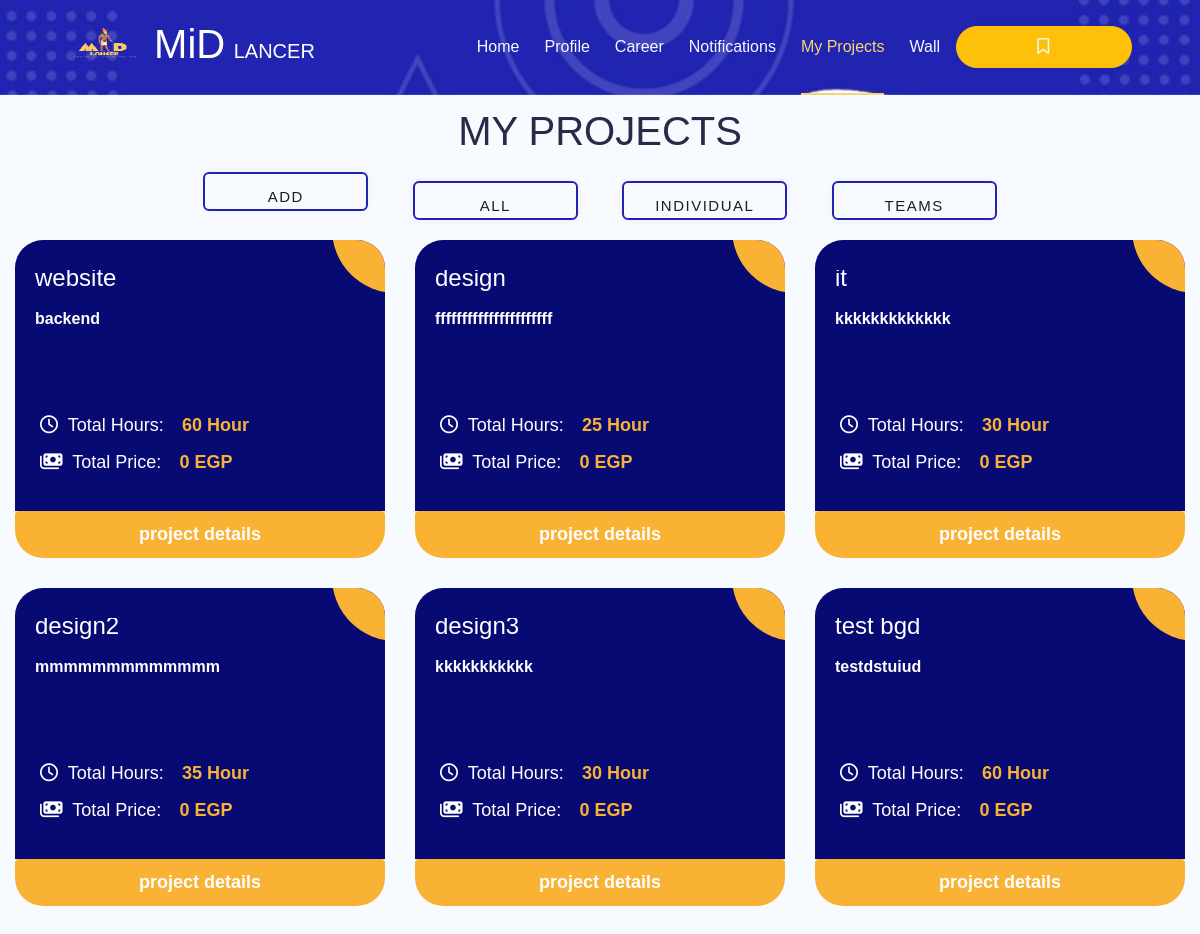
The app's page /my_projects_client.php (signed in), older data.
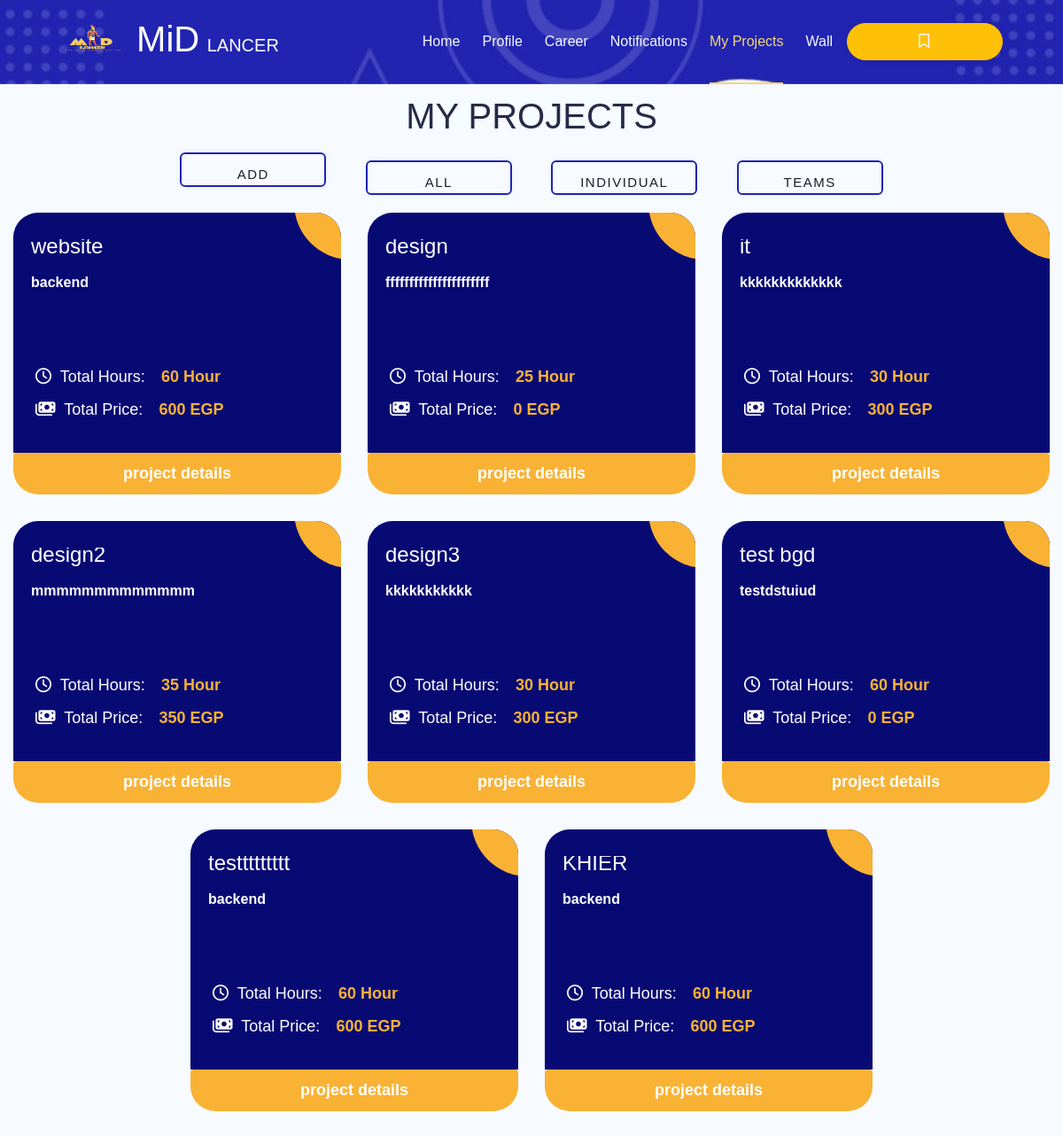
The same page, newer data.
### tables this page shows
CREATE TABLE `project` (
  `project_id` int(11) NOT NULL,
  `project_name` varchar(250) NOT NULL,
  `description` varchar(250) NOT NULL,
  `total_hours` int(11) NOT NULL,
  `deadline_date` date NOT NULL,
  `user_id` int(11) NOT NULL,
  `type_id` int(11) DEFAULT NULL,
  `posting` int(11) NOT NULL
);

### my_projects_client.php (the view, shortened to what this page needs)
<?php
include 'nav+bm.php';
$user_id=$_SESSION['user_id'];
$join = "SELECT *, SUM(`price/hr`) AS 'sumrates', `project`.`project_id` AS `pid` FROM `project`
right JOIN `user` ON `user`.`user_id`=`project`.`user_id`
left JOIN `team_member` ON `project`.`project_id`=`team_member`.`project_id`
left JOIN `freelancer` ON `freelancer`.`freelancer_id`=`team_member`.`freelancer_id`
WHERE `user`.`user_id` ='$user_id' AND `project`.`project_id` IS NOT NULL
GROUP BY `project`.`project_id`";
$run_join=mysqli_query($connect,$join);
$num=mysqli_num_rows($run_join);
if($num==0)
    $error= "You don't have any current projects";
else
{
    function SUM1($price_per_hr,$total_hours){
        $total_price=$price_per_hr * $total_hours;
        return "$total_price";
    }
$type_id = "";
}
?>
<!DOCTYPE html>
<html lang="en">
<head>
  <link rel="stylesheet" href="css/myprojectfreelancer.css">
  <link rel="stylesheet" href="https://cdnjs.cloudflare.com/ajax/libs/font-awesome/6.6.0/css/all.min.css"
 />
</head>
<body>
<div class="main">
    <h1 class="title">MY PROJECTS</h1>
    <form method="GET">
    <button><a href="addproject.php">Add Project</a></button>
    <button><a href="my_projects_client.php">All</a></button>
    <button type="submit"><a href="my_projects_client.php?type_id=1">Individual</a></button>
    <button type="submit"><a href="my_projects_client.php?type_id=2">Teams</a></button>
    </form>
</div>
<?php
  if(!empty($error)) { ?>
    <div class="cards">
        <?php echo $error ?>
    </div>
 <?php } else { ?>
<div class="ag-format-container">
    <div class="ag-courses_box">
    <?php if ($type_id ==1 ){ ?>
      <?php foreach($run_select1 as $data) { ?>
        <?php
        $details="";
        $p_id=$data['pid'];
      $freelancer_count = "SELECT COUNT(freelancer_id) as freelancer_count FROM team_member WHERE `project_id`=$p_id";
  $freelancer_count_result = mysqli_query($connect,$freelancer_count);
  $f_count = mysqli_fetch_assoc($freelancer_count_result)['freelancer_count'];
  if($f_count>1){
    $update="UPDATE `project` SET `type_id` = 2 WHERE `project_id`=$p_id";
    $run_update=mysqli_query($connect,$update);
    header("refresh:1;url=my_projects_client.php?type_id=1");
  }
        ?>
                <div class="ag-courses_item">
                <a href="#" class="ag-courses-item_link">
            <div class="ag-courses-item_bg"></div>
            <div class="ag-courses-item_title">
                <div class="ag-courses-item_title">
                    <h4 class="teams"><?php echo htmlspecialchars ($data ['project_name'],ENT_QUOTES,'UTF-8')?></h4>
                    <p class="para"><?php echo htmlspecialchars ($data ['description'],ENT_QUOTES,'UTF-8')?>
                    </p>
                </div>
            </div>
            <div class="ag-courses-item_date-box">
                <i class="fa-regular fa-clock"></i> Total Hours:
                <span class="ag-courses-item_date">
                <?php echo htmlspecialchars ( $data ['total_hours'],ENT_QUOTES,'UTF-8')?> Hour
                </span>
            </div>
            <div class="ag-courses-item_date-box">
                <i class="fa-solid fa-money-bills"></i>
                Total Price:
                <span class="ag-courses-item_date">
                <?php echo htmlspecialchars (SUM1($data['sumrates'], $data['total_hours']));?> EGP
                </span>
            </div>
            <a href="project_details_client.php?details=<?php echo htmlspecialchars ($data['pid'],ENT_QUOTES,'UTF-8')?>" class="ag-courses-item_anchor">project details</a>
            </a>
        </div>
        <?php } } elseif($type_id == 2){ ?>
            <?php foreach($run_select2 as $key) { ?>
            <div class="ag-courses_item">
                    <a href="#" class="ag-courses-item_link">
                <div class="ag-courses-item_bg"></div>
                <div class="ag-courses-item_title">
                    <div class="ag-courses-item_title">
                        <h4 class="teams"><?php echo htmlspecialchars ($key ['project_name'],ENT_QUOTES,'UTF-8')?></h4>
                        <p class="para"><?php echo htmlspecialchars ($key ['description'],ENT_QUOTES,'UTF-8')?>
                        </p>
                    </div>
                </div>
                <div class="ag-courses-item_date-box">
                    <i class="fa-regular fa-clock"></i> Total Hours:
                    <span class="ag-courses-item_date">
                    <?php echo htmlspecialchars(  $key ['total_hours'],ENT_QUOTES,'UTF-8')?> Hour
                    </span>
                </div>
                <div class="ag-courses-item_date-box">
                    <i class="fa-solid fa-money-bills"></i>
                    Total Price:
                    <span class="ag-courses-item_date">
                    <?php echo SUM1($key['sumrates'], $key['total_hours'])?> EGP
                    </span>
                </div>
                <a href="project_details_client.php?details=<?php echo htmlspecialchars( $key['pid'],ENT_QUOTES,'UTF-8')?>" class="ag-courses-item_anchor">project details</a>
                </a>
            </div>
            <?php } } elseif ($run_join ){?>
              <div class="ag-format-container">
        <div class="ag-courses_box">
        <?php foreach($run_join as $keyy) { ?>
          <div class="ag-courses_item">
                <a href="#" class="ag-courses-item_link">
            <div class="ag-courses-item_bg"></div>
            <div class="ag-courses-item_title">
                <div class="ag-courses-item_title">
                    <h4 class="teams"><?php echo htmlspecialchars( $keyy ['project_name'],ENT_QUOTES,'UTF-8')?></h4>
                    <p class="para"><?php echo htmlspecialchars( $keyy ['description'],ENT_QUOTES,'UTF-8')?>
                    </p>
                </div>
            </div>
            <div class="ag-courses-item_date-box">
                <i class="fa-regular fa-clock"></i> Total Hours:
                <span class="ag-courses-item_date">
                <?php echo htmlspecialchars( $keyy ['total_hours'],ENT_QUOTES,'UTF-8')?> Hour
                </span>
            </div>
            <div class="ag-courses-item_date-box">
                <i class="fa-solid fa-money-bills"></i>
                Total Price:
                <span class="ag-courses-item_date">
                <?php echo htmlspecialchars (SUM1($keyy['sumrates'], $keyy['total_hours']))?> EGP
                </span>
            </div>
            <a href="project_details_client.php?details=<?php echo htmlspecialchars( $keyy['pid'],ENT_QUOTES,'UTF-8')?>" class="ag-courses-item_anchor">project details</a>
            </a>
        </div>
        <?php } } } ?>
    </div>
</div>
</body>
</html>

### nav+bm.php (shortened to what this page needs)
<?php
include 'connection.php';
if(isset($_SESSION['user_id']))
    $user_id = $_SESSION['user_id'];
else if (isset($_SESSION['freelancer_id']))
    $LI_F_id = $_SESSION['freelancer_id'];
if(isset($user_id))
{
    $showBkmrk = "SELECT *,`freelancer`.`freelancer_id` AS 'f_fid' FROM `bookmark`
                  JOIN `freelancer` ON `bookmark`.`freelancer_id` = `freelancer`.`freelancer_id`
                  JOIN `rank` ON `freelancer`.`rank_id` = `rank`.`rank_id`
                  WHERE `bookmark`.`user_id` = '$user_id'
                  AND  `freelancer`.`hidden` = '0'
                  GROUP BY `freelancer`.`freelancer_id`
                  ORDER BY `premium` DESC, `rank`.`rank_id` DESC, `price/hr` DESC
                 ";
    $execShowBkmrk = mysqli_query($connect, $showBkmrk);
    $bkmrkCount = mysqli_num_rows($execShowBkmrk);
}
$currpage = basename($_SERVER['PHP_SELF']);
$pageArray =
    [
        'home.php' => ($currpage == 'home.php') ? ' active' : '',
        'clientprofile.php' => ($currpage == 'clientprofile.php') ? ' active' : '',
        'FREELANCERPROFILE.php' => ($currpage == 'FREELANCERPROFILE.php') ? ' active' : '',
        'career.php' => ($currpage == 'career.php') ? ' active' : '',
        'accepted-requests.php' => ($currpage == 'accepted-requests.php') ? ' active' : '',
        'my_projects_client.php' => ($currpage == 'my_projects_client.php') ? ' active' : '',
        'income-request.php' => ($currpage == 'income-request.php') ? ' active' : '',
        'my_projects_freelancer.php' => ($currpage == 'my_projects_freelancer.php') ? ' active' : '',
        'wall.php' => ($currpage == 'wall.php') ? ' active' : '',
    ];
?>
<!DOCTYPE html>
<html lang="en">
<head>
    <link rel="stylesheet" href="https://cdnjs.cloudflare.com/ajax/libs/font-awesome/6.6.0/css/all.min.css"
 />
    <link href="css/bootstrap.min.css" rel="stylesheet">
    <link href="css/nav+bm.css" rel="stylesheet">
</head>
<body>
<div class="container-xxl position-relative p-0">
    <nav class="navbar navbar-expand-lg navbar-light px-4 px-lg-5  py-lg-0">
        <a href="home.php" class="navbar-brand p-0">
            <h1 class="m-0"><img src="imgs/MiDlancer (2).png" class="w-50 " alt="">MiD<span
                        class="fs-5">LANCER</span></h1>
        </a>
        <div class="collapse navbar-collapse" id="navbarCollapse">
            <div class="navbar-nav ms-auto py-0">
                <a href="home.php" class="nav-item nav-link<?php echo $pageArray['home.php'] ?>">Home</a>
                <?php if(isset($user_id)) {?>
                    <a href="clientprofile.php" class="nav-item nav-link<?php echo $pageArray['clientprofile.php'] ?>">Profile</a>
                <?php } else if(isset($LI_F_id)) {?>
                    <a href="FREELANCERPROFILE.php" class="nav-item nav-link<?php echo $pageArray['FREELANCERPROFILE.php']; ?>">Profile</a>
                <?php }?>
                    <a href="career.php" class="nav-item nav-link<?php echo $pageArray['career.php']; ?>">Career</a>
                <?php if(isset($user_id)){ ?>
                    <a href="accepted-requests.php" class="nav-item nav-link<?php echo $pageArray['accepted-requests.php']; ?>">Notifications</a>
                    <a href="my_projects_client.php" class="nav-item nav-link<?php echo $pageArray['my_projects_client.php']; ?>">My Projects</a>
                <?php }else if(isset($LI_F_id)){ ?>
                    <a href="income-request.php" class="nav-item nav-link<?php echo $pageArray['income-request.php']; ?>">Notifications</a>
                    <a href="my_projects_freelancer.php" class="nav-item nav-link<?php echo $pageArray['my_projects_freelancer.php']; ?>">My Projects</a>
                <?php } ?>
                <a href="wall.php" class="nav-item nav-link<?php echo $pageArray['wall.php'] ?>">Wall</a>
            </div>
            <?php
            if(isset($user_id) &&  $currpage != 'career.php') {?>
            <button class=" btn-outline-warning ms-1 btn btn-warning text-light rounded-pill py-2 px-4 ms-3" type="button" data-bs-toggle="offcanvas"
                    data-bs-target="#offcanvasWithBothOptions" aria-controls="offcanvasWithBothOptions">
                <i class="fa-regular fa-bookmark "></i></button>
                <?php if ($bkmrkCount > 5) { ?>
                    <div class="btn-container">
                        <a href="freelancers.php?b=1" class="btn-bookmark btn-outline-warning">show more</a>
                    </div>
                <?php }} ?>
    </nav>
</div>
</body>
</html>

### css/nav+bm.css (style rules this page uses)
:root { --primary-color: #080a74; --secondary-color: #f6d673; --Thirdly-color: #d6d9e0; --fourthly-color: #1d1d27; }
.navbar { background-image: url(../imgs/nav.png); background-repeat: no-repeat; background-size: cover; }
.navbar-light .navbar-nav .nav-link { position: relative; margin-left: 25px; padding: 35px 0; color: var(--Thirdly-color) !important; outline: none; transition: .5s; }
.navbar-light .navbar-nav .nav-link:hover, .navbar-light .navbar-nav .nav-link.active { color: var(--secondary-color) !important; }
.navbar-light .navbar-brand h1 { color: #FFFFFF; }
.navbar-light .navbar-brand img { max-height: 60px; transition: .5s; }
@media (min-width: 992px) { .navbar-light { position: absolute; width: 100%; top: 0; left: 0; border-bottom: 1px solid rgba(256, 256, 256, .1); z-index: 999; } }
@media (min-width: 992px) { .navbar-light .navbar-nav .nav-link::before { position: absolute; content: ""; width: 0; height: 2px; bottom: -1px; left: 50%; background: var(--secondary-color); transition: .5s; } }
@media (min-width: 992px) { .navbar-light .navbar-nav .nav-link:hover::before, .navbar-light .navbar-nav .nav-link.active::before { width: 100%; left: 0; } }
button { padding: 4px 20px; border-radius: 50px; cursor: pointer; border: 0; border-radius: 0.9em; background-color: var(--secondary-color); box-shadow: rgb(0 0 0 / 5%) 0 0 8px; letter-spacing: 1.5px; text-transform: uppercase; font-size: 15px; transition: all 0.5s ease; font-family: inherit; margin-left: 20px; }
a { text-decoration: none; color: var(--fourthly-color); }

### css/myprojectfreelancer.css (style rules this page uses)
* { margin: 0; padding: 0; box-sizing: border-box; }
.para { font-size: medium; }
:root { --primary-color: #2124b1; --secondary-color: #f6d673; --Thirdly-color: #f7faff; --fourthly-color: #1d1d27; }
.title { transform: translateY(22%); }
.teams { transform: translateY(-22%); }
body { background-color: #f7faff; font-family: 'Gill Sans', 'Gill Sans MT', Calibri, 'Trebuchet MS', sans-serif; }
.ag-format-container { margin: 0 auto; width: 100%; }
.main { text-align: center; padding-top: 8%; }
span { padding-left: 4%; }
.main button a { text-decoration: none; }
.ag-courses_box { display: -webkit-box; display: -ms-flexbox; display: flex; -webkit-box-align: start; -ms-flex-align: start; align-items: center !important; justify-content: center !important; flex-wrap: wrap; }
.ag-courses_item { -ms-flex-preferred-size: calc(33.33333% - 30px); flex-basis: calc(33.33333% - 30px); margin: 0 15px 30px; overflow: hidden; border-radius: 28px; }
.ag-courses-item_link { text-decoration: none; display: block; padding: 30px 20px; background-color: #080a74; overflow: hidden; position: relative; }
.ag-courses-item_title { min-height: 87px; margin: 0 0 25px; overflow: hidden; font-weight: bold; font-size: 30px; color: #FFF; z-index: 2; position: relative; }
i { margin-left: 5px; margin-right: 5px; }
.ag-courses-item_date-box { font-size: 18px; color: #FFF; padding: 5px 0; z-index: 2; position: relative; }
.ag-courses-item_date { font-weight: bold; color: #f9b234; -webkit-transition: color .5s ease; -o-transition: color .5s ease; transition: color .5s ease }
.ag-courses-item_bg { height: 128px; width: 128px; background-color: #f9b234; z-index: 1; position: absolute; top: -75px; right: -75px; border-radius: 50%; -webkit-transition: all .5s ease; -o-transition: all .5s ease; transition: all .5s ease; }
.ag-courses_item:nth-child(2n) .ag-courses-item_bg { background-color: #f9b234; }
.ag-courses_item:nth-child(3n) .ag-courses-item_bg { background-color: #f9b234; }
.ag-courses_item:nth-child(4n) .ag-courses-item_bg { background-color: #f9b234; }
.ag-courses_item:nth-child(5n) .ag-courses-item_bg { background-color: #f9b234; }
.ag-courses_item:nth-child(6n) .ag-courses-item_bg { background-color: #f9b234; }
.ag-courses-item_anchor { display: block; width: 100%; text-align: center; padding: 10px; background-color: #f9b234; color: white; text-decoration: none; font-weight: bold; font-size: large; border-radius: 4px; transition: background-color 0.3s ease; }

Row changes from the older to the newer data that the page shows:
changed project "website": total_hours "0" → "600"
changed project "it": total_hours "0" → "300"
changed project "design2": total_hours "0" → "350"
changed project "design3": total_hours "0" → "300"
added project: project_name "testtttttttt", description "backend", total_hours "60", total_hours "600"
added project: project_name "KHIER", description "backend", total_hours "60", total_hours "600"
